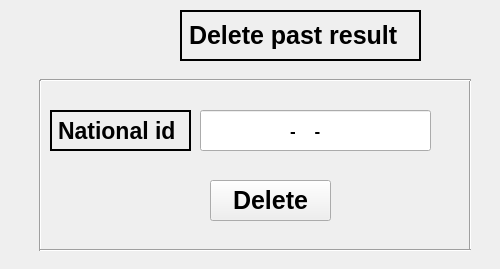
    <widget class="QWidget" name="tab_3">
     <attribute name="title">
      <string>Page</string>
     </attribute>
     <widget class="QPushButton" name="pushButton_21">
      <property name="geometry">
       <rect>
        <x>210</x>
        <y>180</y>
        <width>121</width>
        <height>41</height>
       </rect>
      </property>
      <property name="font">
       <font>
        <pointsize>19</pointsize>
        <weight>75</weight>
        <bold>true</bold>
       </font>
      </property>
      <property name="text">
       <string>Delete</string>
      </property>
     </widget>
     <widget class="Line" name="line_35">
      <property name="geometry">
       <rect>
        <x>450</x>
        <y>80</y>
        <width>41</width>
        <height>171</height>
       </rect>
      </property>
      <property name="orientation">
       <enum>Qt::Vertical</enum>
      </property>
     </widget>
     <widget class="Line" name="line_39">
      <property name="geometry">
       <rect>
        <x>40</x>
        <y>70</y>
        <width>431</width>
        <height>20</height>
       </rect>
      </property>
      <property name="orientation">
       <enum>Qt::Horizontal</enum>
      </property>
     </widget>
     <widget class="QLabel" name="label_12">
      <property name="geometry">
       <rect>
        <x>50</x>
        <y>110</y>
        <width>141</width>
        <height>41</height>
       </rect>
      </property>
      <property name="font">
       <font>
        <pointsize>17</pointsize>
        <weight>75</weight>
        <bold>true</bold>
        <strikeout>false</strikeout>
       </font>
      </property>
      <property name="frameShape">
       <enum>QFrame::WinPanel</enum>
      </property>
      <property name="text">
       <string>National id</string>
      </property>
     </widget>
     <widget class="Line" name="line_40">
      <property name="geometry">
       <rect>
        <x>20</x>
        <y>80</y>
        <width>41</width>
        <height>171</height>
       </rect>
      </property>
      <property name="orientation">
       <enum>Qt::Vertical</enum>
      </property>
     </widget>
     <widget class="QLabel" name="label_32">
      <property name="geometry">
       <rect>
        <x>180</x>
        <y>10</y>
        <width>241</width>
        <height>51</height>
       </rect>
      </property>
      <property name="font">
       <font>
        <pointsize>19</pointsize>
        <weight>75</weight>
        <bold>true</bold>
        <strikeout>false</strikeout>
       </font>
      </property>
      <property name="frameShape">
       <enum>QFrame::WinPanel</enum>
      </property>
      <property name="text">
       <string>Delete past result</string>
      </property>
     </widget>
     <widget class="Line" name="line_36">
      <property name="geometry">
       <rect>
        <x>40</x>
        <y>240</y>
        <width>431</width>
        <height>20</height>
       </rect>
      </property>
      <property name="orientation">
       <enum>Qt::Horizontal</enum>
      </property>
     </widget>
     <widget class="QLineEdit" name="lineEdit_12">
      <property name="geometry">
       <rect>
        <x>200</x>
        <y>110</y>
        <width>231</width>
        <height>41</height>
       </rect>
      </property>
      <property name="font">
       <font>
        <pointsize>13</pointsize>
        <weight>75</weight>
        <bold>true</bold>
       </font>
      </property>
      <property name="inputMask">
       <string>999-9999-9999999</string>
      </property>
      <property name="text">
       <string>--</string>
      </property>
      <property name="alignment">
       <set>Qt::AlignCenter</set>
      </property>
     </widget>
    </widget>
